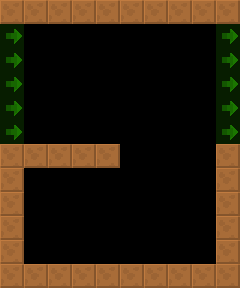

The image is a tile-based game level rendered from a .tmx file. Its description and source (layers, tilesets, objects; grid data summarised) follow:
An orthogonal 10x12 tile map with 24x24 px tiles, 2 tile layers (col, lnk), 2 tilesets and 3 objects (DisableDecorator, FixedLoot, MoneyDoor).

<map version="1.4" tiledversion="1.4.2" orientation="orthogonal" renderorder="right-down" width="10" height="12" tilewidth="24" tileheight="24" infinite="0" nextlayerid="4" nextobjectid="8">
 <tileset firstgid="6" source="../../lnk.tsx" />
 <tileset firstgid="1" source="../../col.tsx" />
 <layer id="1" name="col" width="10" height="12">
  <data>[120 cells, 34 non-empty, 1 distinct tile ids]</data>
 </layer>
 <layer id="2" name="lnk" width="10" height="12" opacity="0.5">
  <data>[120 cells, 10 non-empty, 1 distinct tile ids]</data>
 </layer>
 <objectgroup id="3" name="markers" opacity="0.5">
  <object id="1" name="DisableDecorator" type="DisableDecorator" x="0" y="144" width="240" height="144">
   <properties>
    <property name="yr" value="0" />
    <property name="xr" value="0" />
   </properties>
  </object>
  <object id="2" name="FixedLoot" type="FixedLoot" x="48" y="240" width="24" height="24">
   <properties>
    <property name="yr" value="0" />
    <property name="xr" value="0" />
    <property name="item" value="Map" />
   </properties>
  </object>
  <object id="3" name="MoneyDoor" type="MoneyDoor" x="96" y="240" width="24" height="24">
   <properties>
    <property name="yr" value="0" />
    <property name="xr" value="0" />
    <property name="item" value="Map" />
   </properties>
  </object>
 </objectgroup>
</map>
